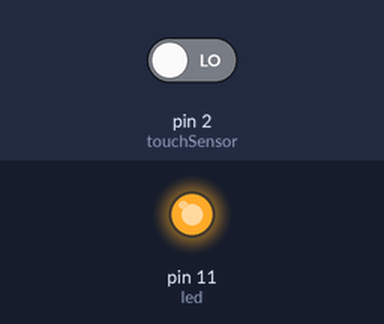
The sketch below on a simulated Arduino Uno, built with avr-gcc and run on an emulated ATmega328P. Shown: output pins drawn as LEDs (lit = HIGH). The inputs (shaded band) are chosen by the test bench; at power-on: pin 2 (touchSensor) LOW.

Above: at 1.2 s.
1.3 s: pin 2 (touchSensor) driven HIGH
At 1.8 s:
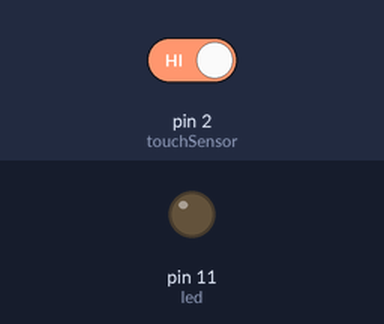
2.8 s: pin 2 (touchSensor) driven LOW
At 4.1 s:
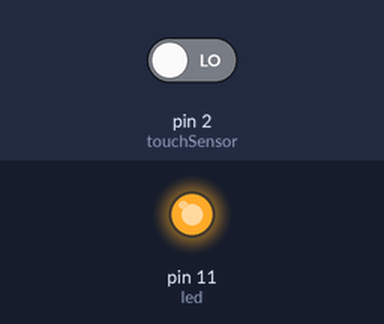
Timing chart, 0 to 5.8 s (numbered marks = the images above; inputs shaded):
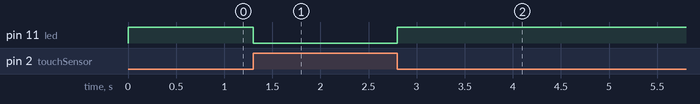

The sketch:

_01_TouchSensor.ino
```cpp
/*
 Touch Sensor Example

 This example shows how to fade an LED on pin 11
 using the analogWrite() function.


 */

int led = 11;           // the pin that the LED is attached to
int brightness = 0;    // how bright the LED is
int fadeAmount = 5;    // how many points to fade the LED by

// digital pin 2 has a pushbutton attached to it. Give it a name:
int touchSensor = 2;
int buttonState = LOW;

int ledState = 0;


// the setup routine runs once when you press reset:
void setup()  {
  // declare pin 9 to be an output:
  pinMode(led, OUTPUT);
  pinMode(touchSensor, INPUT);
}

// the loop routine runs over and over again forever:
void loop()  {
  // set the brightness of pin 9:

  buttonState = digitalRead(touchSensor); //

  buttonState = 1 - buttonState; // inverse TouchState

  digitalWrite(led,buttonState);

  delay(100); //wait for a while


}
```

Measured:
- after the input at 1.3 s, pin 11 (led): HIGH → LOW at once
- after the input at 2.8 s, pin 11 (led): LOW → HIGH at once
